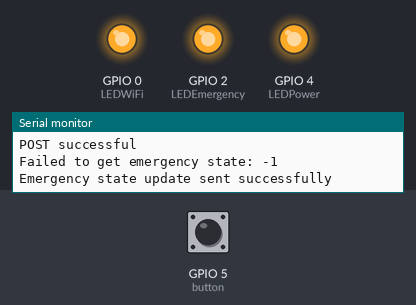
The sketch below on a simulated ESP8266 (NodeMCU). Parts: output pins drawn as LEDs (lit = HIGH), the last lines printed to the serial monitor. Inputs (shaded band) come from the test bench; at power-on: GPIO 5 (button) HIGH. WiFi joins after 1.5 s; servers stay silent unless stated; uploads are accepted with an empty reply.

Above: at 5.0 s.
5.1 s: GPIO 5 (button) pulled LOW for 1.45 s
At 6.6 s:
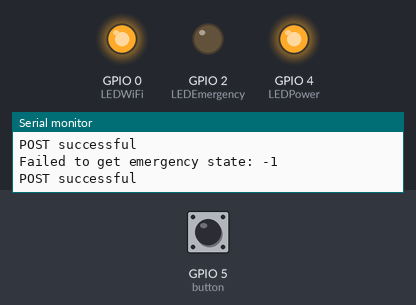
9.6 s: GPIO 5 (button) pulled LOW for 3.2 s
At 15.3 s:
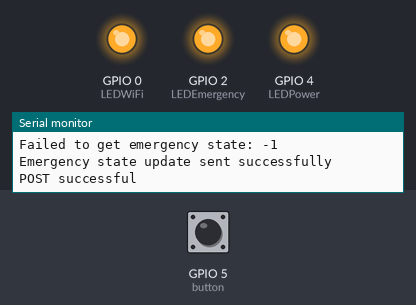
Timing chart, 0 to 16.8 s (numbered marks = the images above; inputs shaded):
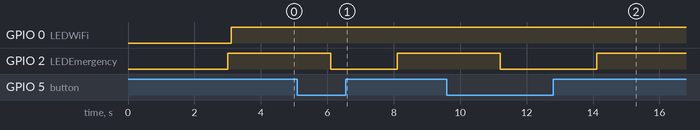

The sketch:

Device_1-Emergency_Button.ino
```cpp
#include <ArduinoJson.h>
#include <ESP8266WiFi.h>
#include <ESP8266HTTPClient.h>

// ---------- DEVICE 1 ---------- //

// ESP8266 Pins used
const int button = 5;
const int LEDPower = 4;
const int LEDWiFi = 0;
const int LEDEmergency = 2;

// Local Variables
int count = 0;
bool emergencyState = false;
bool connected = false;
int ID = 1;
int temp;

//WiFi Details
// const char* SSID = "The boss";
// const char* PASSWORD = "37a472adae";
const char* SSID = "ORBI80";
const char* PASSWORD = "classychair864";
const String IP_ADDRESS = "192.168.1.41";
const String URL = "http://" + IP_ADDRESS + ":8080/";
const int PORT = 8080;

void setup() {
  // Serial Monitor Startup
  Serial.begin(9600);

  // Setting button as input
  pinMode(button, INPUT);

  // Setting Indicators LED pins to OUTPUT
  pinMode(LEDPower, OUTPUT);
  pinMode(LEDWiFi, OUTPUT);
  pinMode(LEDEmergency, OUTPUT);

  // Turn on Power indicator LED to indicate power on
  digitalWrite(LEDPower, HIGH);

  // Set WiFi to Station Mode##
  WiFi.mode(WIFI_STA);

}

void loop() {

  // Check WiFi connection and connect to WiFi and reflect to indicator light
  if (WiFi.status() == WL_CONNECTED) {
    // Keep the indicator LED on
    digitalWrite(LEDWiFi, HIGH);
  } else {
    // Turn off the indicator LED
    digitalWrite(LEDWiFi, LOW);
    connect();
  }

  // get button state
  temp = digitalRead(button);

  // get Server's emergency State
  emergencyState = fetchEmergencyState();

  if (temp == LOW && emergencyState == false){
    post(URL + "unblockCommands", IP_ADDRESS, PORT);
    digitalWrite(LEDEmergency, LOW);
    delay(100);
  }
  else if(temp == HIGH && emergencyState == false){
    sendEmergencyStateUpdate(true);
    post(URL + "blockCommands", IP_ADDRESS, PORT);
    digitalWrite(LEDEmergency, HIGH);
    delay(100);
  }
  else if (temp == LOW && emergencyState == true){
    emergencyState = false;
    sendEmergencyStateUpdate(false);
    post(URL + "unblockCommands", IP_ADDRESS, PORT);
    digitalWrite(LEDEmergency, LOW);
    delay(100);
  }
  else if (temp == HIGH && emergencyState == true){
    post(URL + "blockCommands", IP_ADDRESS, PORT);
    digitalWrite(LEDEmergency, HIGH);
    delay(100);
  }

}

void connect(){
    // Connect to Wi-Fi network with SSID and password
    WiFi.begin(SSID, PASSWORD);

    while (WiFi.status() != WL_CONNECTED) {
        Serial.print(".");
        delay(1000);
    }

    connected = true;

    Serial.println("Connected!");
}

void sendEmergencyStateUpdate(bool emergencyState) {
    WiFiClient client;
    HTTPClient http;

    String path = URL + "updateEmergencyState/1";
    http.begin(client, path.c_str());
    http.addHeader("Content-Type", "application/json");

    // Create JSON payload for the emergency state update
    String postData = "{\"emergencyState\":" + String(emergencyState) + "}";

    int httpCode = http.POST(postData);

    if (httpCode == 200) {
        Serial.println("Emergency state update sent successfully");
    } else {
        Serial.print("Failed to send emergency state update. HTTP code: ");
        Serial.println(httpCode);
    }

    http.end();
}

void post(String url, String IP, int port) {

    WiFiClient client;
    HTTPClient http;

    client.connect(IP, port);

    http.begin(client, url.c_str());

    // Specify content type for POST request
    http.addHeader("Content-Type", "application/json");

    // Send HTTP POST request with provided data
    int httpResponseCode = http.POST("");

    if (httpResponseCode == 200) {
        String payload = http.getString();
        Serial.println("POST successful");
    } else {
        Serial.print("Failed to post: ");
        Serial.println(httpResponseCode);
    }
    // Free resources
    http.end();

}

bool fetchEmergencyState() {
  bool emergencyState = false;

  WiFiClient client;
  HTTPClient http;

  client.connect(IP_ADDRESS, 8080);

  String path = URL + "emergencyState/";

  http.begin(client, path.c_str());

  // Send HTTP GET request
  int httpResponseCode = http.GET();

  if (httpResponseCode == 200) {
    String payload = http.getString();
    DynamicJsonDocument doc(1024);
    deserializeJson(doc, payload);
    emergencyState = doc["emergencyState"];
  } else {
    Serial.print("Failed to get emergency state: ");
    Serial.println(httpResponseCode);
  }

  http.end();

  return emergencyState;
}
```

Measured:
- after the input at 5.1 s, GPIO 2 (LEDEmergency): HIGH → LOW after 1.0 s, → HIGH 2.0 s later
- after the input at 9.6 s, GPIO 2 (LEDEmergency): HIGH → LOW after 1.6 s, → HIGH 2.9 s later
